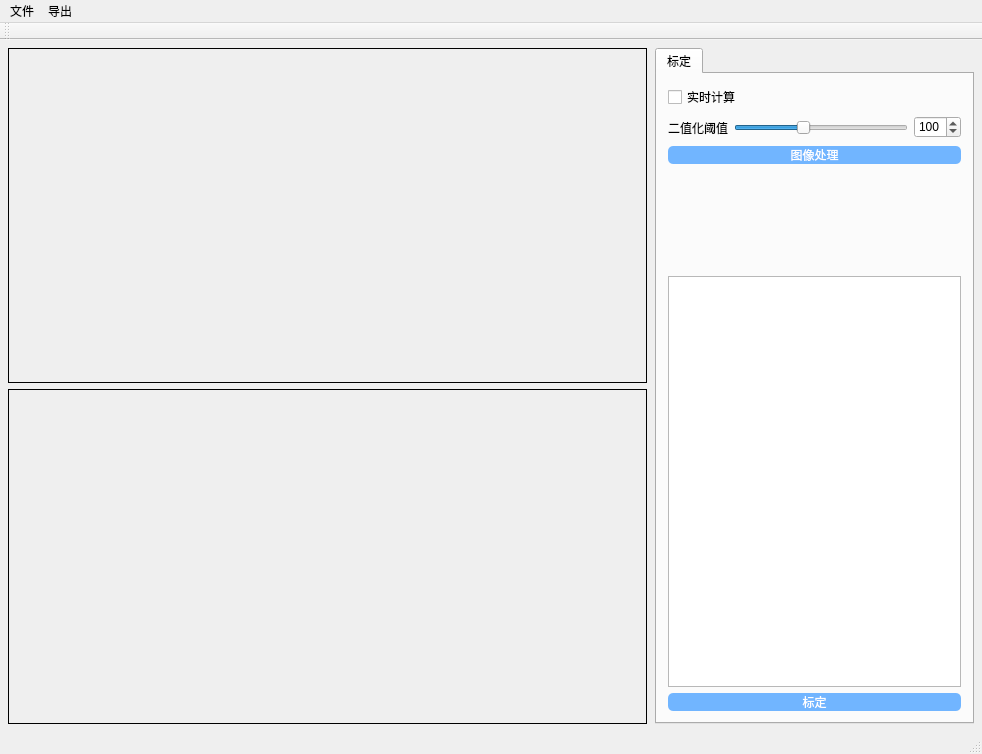
<?xml version="1.0" encoding="UTF-8"?>
<ui version="4.0">
 <author>cui bingbing</author>
 <class>MainWindow</class>
 <widget class="QMainWindow" name="MainWindow">
  <property name="geometry">
   <rect>
    <x>0</x>
    <y>0</y>
    <width>982</width>
    <height>754</height>
   </rect>
  </property>
  <property name="windowTitle">
   <string>calibration</string>
  </property>
  <property name="styleSheet">
   <string notr="true">QPushButton{
		color: rgb(255, 255, 255);
        background-color: rgb(113, 181, 255);
		border-top-left-radius:5px;
		border-top-right-radius:5px;
		border-bottom-left-radius:5px;
		border-bottom-right-radius:5px;
}
QPushButton:hover{
        background-color: rgb(99, 159, 224);
		border-top-left-radius:5px;
		border-top-right-radius:5px;
		border-bottom-left-radius:5px;
		border-bottom-right-radius:5px;
}
QPushButton:disabled{
        background-color: rgb(120, 120, 120);
		border-top-left-radius:5px;
		border-top-right-radius:5px;
		border-bottom-left-radius:5px;
		border-bottom-right-radius:5px;
}
QPushButton:pressed{
        background-color: rgb(93, 161, 235);
		border-top-left-radius:5px;
		border-top-right-radius:5px;
		border-bottom-left-radius:5px;
		border-bottom-right-radius:5px;

}
</string>
  </property>
  <widget class="QWidget" name="centralWidget">
   <layout class="QVBoxLayout" name="verticalLayout_4" stretch="0">
    <property name="spacing">
     <number>0</number>
    </property>
    <property name="leftMargin">
     <number>0</number>
    </property>
    <property name="topMargin">
     <number>0</number>
    </property>
    <property name="rightMargin">
     <number>0</number>
    </property>
    <property name="bottomMargin">
     <number>0</number>
    </property>
    <item>
     <layout class="QHBoxLayout" name="horizontalLayout" stretch="2,1">
      <property name="spacing">
       <number>8</number>
      </property>
      <property name="leftMargin">
       <number>8</number>
      </property>
      <property name="topMargin">
       <number>8</number>
      </property>
      <property name="rightMargin">
       <number>8</number>
      </property>
      <property name="bottomMargin">
       <number>8</number>
      </property>
      <item>
       <layout class="QVBoxLayout" name="verticalLayout">
        <property name="sizeConstraint">
         <enum>QLayout::SetMaximumSize</enum>
        </property>
        <item>
         <widget class="MouseTrackingLabel" name="source_img_label">
          <property name="minimumSize">
           <size>
            <width>480</width>
            <height>270</height>
           </size>
          </property>
          <property name="maximumSize">
           <size>
            <width>1920</width>
            <height>1080</height>
           </size>
          </property>
          <property name="sizeIncrement">
           <size>
            <width>16</width>
            <height>9</height>
           </size>
          </property>
          <property name="baseSize">
           <size>
            <width>480</width>
            <height>270</height>
           </size>
          </property>
          <property name="frameShape">
           <enum>QFrame::Box</enum>
          </property>
          <property name="text">
           <string/>
          </property>
          <property name="scaledContents">
           <bool>false</bool>
          </property>
          <property name="alignment">
           <set>Qt::AlignLeading|Qt::AlignLeft|Qt::AlignTop</set>
          </property>
          <property name="wordWrap">
           <bool>false</bool>
          </property>
          <property name="margin">
           <number>0</number>
          </property>
         </widget>
        </item>
        <item>
         <widget class="MouseTrackingLabel" name="destination_img_label">
          <property name="minimumSize">
           <size>
            <width>480</width>
            <height>270</height>
           </size>
          </property>
          <property name="maximumSize">
           <size>
            <width>1920</width>
            <height>1080</height>
           </size>
          </property>
          <property name="sizeIncrement">
           <size>
            <width>16</width>
            <height>9</height>
           </size>
          </property>
          <property name="baseSize">
           <size>
            <width>480</width>
            <height>270</height>
           </size>
          </property>
          <property name="frameShape">
           <enum>QFrame::Box</enum>
          </property>
          <property name="text">
           <string/>
          </property>
          <property name="scaledContents">
           <bool>false</bool>
          </property>
          <property name="alignment">
           <set>Qt::AlignLeading|Qt::AlignLeft|Qt::AlignTop</set>
          </property>
          <property name="wordWrap">
           <bool>false</bool>
          </property>
          <property name="margin">
           <number>0</number>
          </property>
         </widget>
        </item>
       </layout>
      </item>
      <item>
       <layout class="QVBoxLayout" name="verticalLayout_6" stretch="0">
        <property name="spacing">
         <number>1</number>
        </property>
        <property name="sizeConstraint">
         <enum>QLayout::SetMinimumSize</enum>
        </property>
        <item>
         <widget class="QTabWidget" name="tabWidget_process">
          <property name="sizeIncrement">
           <size>
            <width>19</width>
            <height>6</height>
           </size>
          </property>
          <property name="currentIndex">
           <number>0</number>
          </property>
          <widget class="QWidget" name="tab_hand2eye">
           <attribute name="title">
            <string>标定</string>
           </attribute>
           <layout class="QVBoxLayout" name="verticalLayout_9">
            <item>
             <layout class="QHBoxLayout" name="horizontalLayout_2">
              <item>
               <widget class="QCheckBox" name="real_time_calc_checkbox">
                <property name="text">
                 <string>实时计算</string>
                </property>
               </widget>
              </item>
             </layout>
            </item>
            <item>
             <layout class="QHBoxLayout" name="horizontalLayout_3">
              <item>
               <widget class="QLabel" name="label_h2e_bin_th">
                <property name="text">
                 <string>二值化阈值</string>
                </property>
               </widget>
              </item>
              <item>
               <widget class="QSlider" name="thresh_slider">
                <property name="minimumSize">
                 <size>
                  <width>50</width>
                  <height>25</height>
                 </size>
                </property>
                <property name="minimum">
                 <number>0</number>
                </property>
                <property name="maximum">
                 <number>255</number>
                </property>
                <property name="value">
                 <number>100</number>
                </property>
                <property name="orientation">
                 <enum>Qt::Horizontal</enum>
                </property>
               </widget>
              </item>
              <item>
               <widget class="QSpinBox" name="thresh_spinbox">
                <property name="maximum">
                 <number>255</number>
                </property>
                <property name="value">
                 <number>100</number>
                </property>
               </widget>
              </item>
             </layout>
            </item>
            <item>
             <widget class="QPushButton" name="img_process_button">
              <property name="text">
               <string>图像处理</string>
              </property>
             </widget>
            </item>
            <item>
             <widget class="QLabel" name="label_h2e_msg">
              <property name="minimumSize">
               <size>
                <width>50</width>
                <height>100</height>
               </size>
              </property>
              <property name="maximumSize">
               <size>
                <width>300</width>
                <height>100</height>
               </size>
              </property>
              <property name="text">
               <string/>
              </property>
             </widget>
            </item>
            <item>
             <widget class="QTableView" name="image_result_tableview">
              <property name="selectionMode">
               <enum>QAbstractItemView::NoSelection</enum>
              </property>
              <property name="selectionBehavior">
               <enum>QAbstractItemView::SelectItems</enum>
              </property>
              <property name="horizontalScrollMode">
               <enum>QAbstractItemView::ScrollPerItem</enum>
              </property>
             </widget>
            </item>
            <item>
             <widget class="QPushButton" name="calibration_hand2eye2D_button">
              <property name="text">
               <string>标定</string>
              </property>
             </widget>
            </item>
           </layout>
          </widget>
         </widget>
        </item>
       </layout>
      </item>
     </layout>
    </item>
   </layout>
  </widget>
  <widget class="QMenuBar" name="menuBar">
   <property name="geometry">
    <rect>
     <x>0</x>
     <y>0</y>
     <width>982</width>
     <height>28</height>
    </rect>
   </property>
   <widget class="QMenu" name="menuImgSrc">
    <property name="title">
     <string>文件</string>
    </property>
    <addaction name="imgfile_action"/>
   </widget>
   <widget class="QMenu" name="menuExport">
    <property name="title">
     <string>导出</string>
    </property>
    <addaction name="actioncfg"/>
   </widget>
   <addaction name="menuImgSrc"/>
   <addaction name="menuExport"/>
  </widget>
  <widget class="QToolBar" name="mainToolBar">
   <attribute name="toolBarArea">
    <enum>TopToolBarArea</enum>
   </attribute>
   <attribute name="toolBarBreak">
    <bool>false</bool>
   </attribute>
  </widget>
  <widget class="QStatusBar" name="statusBar"/>
  <action name="actionBGRA">
   <property name="text">
    <string>BGRA</string>
   </property>
  </action>
  <action name="actionYUV420P">
   <property name="text">
    <string>YUV420P</string>
   </property>
  </action>
  <action name="action960X540_2">
   <property name="text">
    <string>960X540</string>
   </property>
  </action>
  <action name="action1920X1080">
   <property name="text">
    <string>1920X1080</string>
   </property>
  </action>
  <action name="action960X540">
   <property name="text">
    <string>960X540</string>
   </property>
  </action>
  <action name="actionRunOnce">
   <property name="checkable">
    <bool>false</bool>
   </property>
   <property name="text">
    <string>RunOnce</string>
   </property>
  </action>
  <action name="actionRun">
   <property name="checkable">
    <bool>true</bool>
   </property>
   <property name="text">
    <string>Run</string>
   </property>
  </action>
  <action name="actionShowSafeArea">
   <property name="checkable">
    <bool>true</bool>
   </property>
   <property name="text">
    <string>ShowSafeArea</string>
   </property>
  </action>
  <action name="actionShowRunDirection">
   <property name="checkable">
    <bool>true</bool>
   </property>
   <property name="text">
    <string>ShowRunDirection</string>
   </property>
  </action>
  <action name="actionCollectOnce">
   <property name="checkable">
    <bool>true</bool>
   </property>
   <property name="text">
    <string>CollectOnce</string>
   </property>
  </action>
  <action name="actionCollectAlways">
   <property name="checkable">
    <bool>true</bool>
   </property>
   <property name="text">
    <string>CollectAlways</string>
   </property>
  </action>
  <action name="action_toggle_calibration_SVG_SRC">
   <property name="checkable">
    <bool>true</bool>
   </property>
   <property name="text">
    <string>toggle calibration SVG/SRC</string>
   </property>
  </action>
  <action name="actionImageCalibration">
   <property name="checkable">
    <bool>true</bool>
   </property>
   <property name="checked">
    <bool>false</bool>
   </property>
   <property name="text">
    <string>ImageCalibration</string>
   </property>
  </action>
  <action name="actionCollectOnceTopDown">
   <property name="checkable">
    <bool>true</bool>
   </property>
   <property name="text">
    <string>CollectOnceTopDown</string>
   </property>
  </action>
  <action name="actionfps25">
   <property name="text">
    <string>fps25</string>
   </property>
  </action>
  <action name="actionfps10">
   <property name="text">
    <string>fps10</string>
   </property>
  </action>
  <action name="actionfps5">
   <property name="text">
    <string>fps5</string>
   </property>
  </action>
  <action name="actionfps1">
   <property name="text">
    <string>fps1</string>
   </property>
  </action>
  <action name="actioncfg">
   <property name="text">
    <string>导出标定数据</string>
   </property>
  </action>
  <action name="imgfile_action">
   <property name="text">
    <string>打开文件</string>
   </property>
  </action>
  <action name="action66">
   <property name="text">
    <string>66</string>
   </property>
  </action>
  <action name="action">
   <property name="text">
    <string>导出标定数据</string>
   </property>
  </action>
 </widget>
 <layoutdefault spacing="6" margin="11"/>
 <customwidgets>
  <customwidget>
   <class>MouseTrackingLabel</class>
   <extends>QLabel</extends>
   <header location="global">mousetrackinglabel.h</header>
  </customwidget>
 </customwidgets>
 <resources/>
 <connections/>
</ui>
